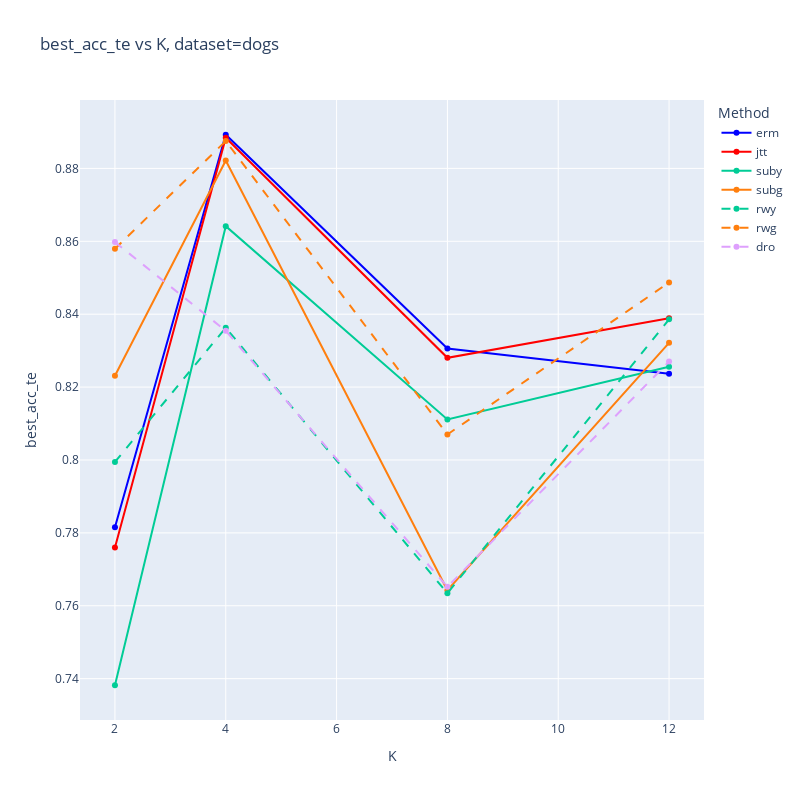
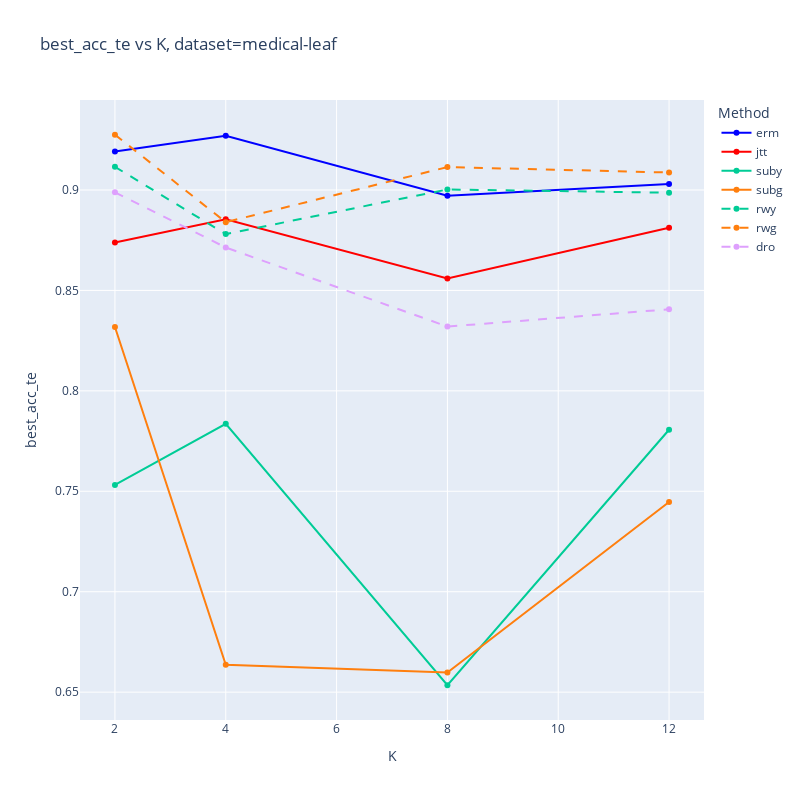
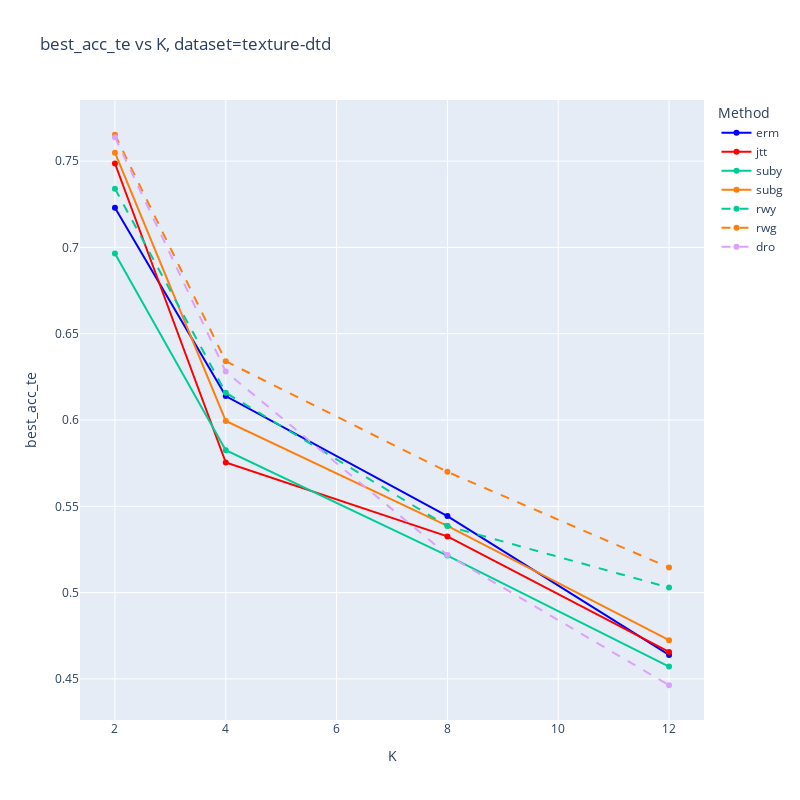
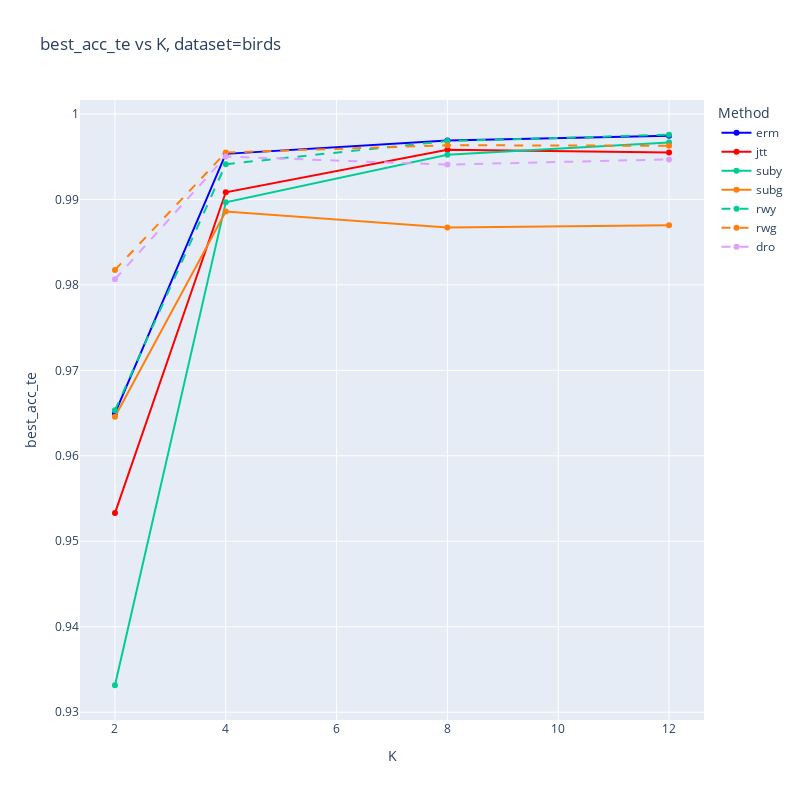

Notebook code cell kept with these figures, in order:
### Code cell
x_axis = 'K'
y_axis = 'best_acc_te' #'mean_grp_acc_te'
for dataset_name in DATASETS.values():
    plot_graph(df_fix_mu, x_axis, y_axis, dataset_name,error_bars=ERROR_BARS, normalize=NORMALIZE)

### Figure 1 — Plotly figure (JSON) as saved in the notebook; plotly's stock layout.template omitted (floating-point values rounded to 4 significant figures)
{"data": [{"line": {"color": "blue", "dash": "solid"}, "mode": "lines+markers", "name": "erm", "type": "scatter", "x": [2, 4, 8, 12], "y": [0.7815, 0.8892, 0.8306, 0.8236]}, {"line": {"color": "red", "dash": "solid"}, "mode": "lines+markers", "name": "jtt", "type": "scatter", "x": [2, 4, 8, 12], "y": [0.776, 0.8884, 0.828, 0.8389]}, {"line": {"color": "#00CC96", "dash": "solid"}, "mode": "lines+markers", "name": "suby", "type": "scatter", "x": [2, 4, 8, 12], "y": [0.7382, 0.8641, 0.8111, 0.8256]}, {"line": {"color": "#ff7f0e", "dash": "solid"}, "mode": "lines+markers", "name": "subg", "type": "scatter", "x": [2, 4, 8, 12], "y": [0.8231, 0.8822, 0.7643, 0.8321]}, {"line": {"color": "#00CC96", "dash": "dash"}, "mode": "lines+markers", "name": "rwy", "type": "scatter", "x": [2, 4, 8, 12], "y": [0.7995, 0.8363, 0.7634, 0.8386]}, {"line": {"color": "#ff7f0e", "dash": "dash"}, "mode": "lines+markers", "name": "rwg", "type": "scatter", "x": [2, 4, 8, 12], "y": [0.858, 0.8875, 0.807, 0.8487]}, {"line": {"color": "#DEA0FD", "dash": "dash"}, "mode": "lines+markers", "name": "dro", "type": "scatter", "x": [2, 4, 8, 12], "y": [0.8598, 0.8354, 0.7652, 0.827]}], "layout": {"height": 800, "legend": {"title": {"text": "Method"}}, "title": {"text": "best_acc_te vs K, dataset=dogs"}, "width": 800, "xaxis": {"title": {"text": "K"}}, "yaxis": {"title": {"text": "best_acc_te"}}}}

### Figure 2 — Plotly figure (JSON) as saved in the notebook; plotly's stock layout.template omitted (floating-point values rounded to 4 significant figures)
{"data": [{"line": {"color": "blue", "dash": "solid"}, "mode": "lines+markers", "name": "erm", "type": "scatter", "x": [2, 4, 8, 12], "y": [0.9192, 0.927, 0.8971, 0.903]}, {"line": {"color": "red", "dash": "solid"}, "mode": "lines+markers", "name": "jtt", "type": "scatter", "x": [2, 4, 8, 12], "y": [0.8739, 0.8854, 0.8559, 0.8812]}, {"line": {"color": "#00CC96", "dash": "solid"}, "mode": "lines+markers", "name": "suby", "type": "scatter", "x": [2, 4, 8, 12], "y": [0.7531, 0.7836, 0.6534, 0.7806]}, {"line": {"color": "#ff7f0e", "dash": "solid"}, "mode": "lines+markers", "name": "subg", "type": "scatter", "x": [2, 4, 8, 12], "y": [0.8318, 0.6636, 0.6598, 0.7447]}, {"line": {"color": "#00CC96", "dash": "dash"}, "mode": "lines+markers", "name": "rwy", "type": "scatter", "x": [2, 4, 8, 12], "y": [0.9115, 0.878, 0.9003, 0.8986]}, {"line": {"color": "#ff7f0e", "dash": "dash"}, "mode": "lines+markers", "name": "rwg", "type": "scatter", "x": [2, 4, 8, 12], "y": [0.9275, 0.884, 0.9114, 0.9087]}, {"line": {"color": "#DEA0FD", "dash": "dash"}, "mode": "lines+markers", "name": "dro", "type": "scatter", "x": [2, 4, 8, 12], "y": [0.8988, 0.8714, 0.832, 0.8406]}], "layout": {"height": 800, "legend": {"title": {"text": "Method"}}, "title": {"text": "best_acc_te vs K, dataset=medical-leaf"}, "width": 800, "xaxis": {"title": {"text": "K"}}, "yaxis": {"title": {"text": "best_acc_te"}}}}

### Figure 3 — Plotly figure (JSON) as saved in the notebook; plotly's stock layout.template omitted (floating-point values rounded to 4 significant figures)
{"data": [{"line": {"color": "blue", "dash": "solid"}, "mode": "lines+markers", "name": "erm", "type": "scatter", "x": [2, 4, 8, 12], "y": [0.7229, 0.6139, 0.5444, 0.4639]}, {"line": {"color": "red", "dash": "solid"}, "mode": "lines+markers", "name": "jtt", "type": "scatter", "x": [2, 4, 8, 12], "y": [0.7486, 0.5753, 0.5326, 0.4656]}, {"line": {"color": "#00CC96", "dash": "solid"}, "mode": "lines+markers", "name": "suby", "type": "scatter", "x": [2, 4, 8, 12], "y": [0.6965, 0.5825, 0.5214, 0.4572]}, {"line": {"color": "#ff7f0e", "dash": "solid"}, "mode": "lines+markers", "name": "subg", "type": "scatter", "x": [2, 4, 8, 12], "y": [0.7549, 0.5995, 0.5387, 0.4724]}, {"line": {"color": "#00CC96", "dash": "dash"}, "mode": "lines+markers", "name": "rwy", "type": "scatter", "x": [2, 4, 8, 12], "y": [0.734, 0.6158, 0.5385, 0.5029]}, {"line": {"color": "#ff7f0e", "dash": "dash"}, "mode": "lines+markers", "name": "rwg", "type": "scatter", "x": [2, 4, 8, 12], "y": [0.7653, 0.634, 0.57, 0.5145]}, {"line": {"color": "#DEA0FD", "dash": "dash"}, "mode": "lines+markers", "name": "dro", "type": "scatter", "x": [2, 4, 8, 12], "y": [0.7639, 0.628, 0.5218, 0.4463]}], "layout": {"height": 800, "legend": {"title": {"text": "Method"}}, "title": {"text": "best_acc_te vs K, dataset=texture-dtd"}, "width": 800, "xaxis": {"title": {"text": "K"}}, "yaxis": {"title": {"text": "best_acc_te"}}}}

### Figure 4 — Plotly figure (JSON) as saved in the notebook; plotly's stock layout.template omitted (floating-point values rounded to 4 significant figures)
{"data": [{"line": {"color": "blue", "dash": "solid"}, "mode": "lines+markers", "name": "erm", "type": "scatter", "x": [2, 4, 8, 12], "y": [0.965, 0.9953, 0.9969, 0.9974]}, {"line": {"color": "red", "dash": "solid"}, "mode": "lines+markers", "name": "jtt", "type": "scatter", "x": [2, 4, 8, 12], "y": [0.9533, 0.9908, 0.9958, 0.9955]}, {"line": {"color": "#00CC96", "dash": "solid"}, "mode": "lines+markers", "name": "suby", "type": "scatter", "x": [2, 4, 8, 12], "y": [0.9332, 0.9897, 0.9952, 0.9967]}, {"line": {"color": "#ff7f0e", "dash": "solid"}, "mode": "lines+markers", "name": "subg", "type": "scatter", "x": [2, 4, 8, 12], "y": [0.9646, 0.9886, 0.9867, 0.987]}, {"line": {"color": "#00CC96", "dash": "dash"}, "mode": "lines+markers", "name": "rwy", "type": "scatter", "x": [2, 4, 8, 12], "y": [0.9653, 0.9941, 0.9968, 0.9976]}, {"line": {"color": "#ff7f0e", "dash": "dash"}, "mode": "lines+markers", "name": "rwg", "type": "scatter", "x": [2, 4, 8, 12], "y": [0.9818, 0.9955, 0.9963, 0.9963]}, {"line": {"color": "#DEA0FD", "dash": "dash"}, "mode": "lines+markers", "name": "dro", "type": "scatter", "x": [2, 4, 8, 12], "y": [0.9807, 0.995, 0.9941, 0.9947]}], "layout": {"height": 800, "legend": {"title": {"text": "Method"}}, "title": {"text": "best_acc_te vs K, dataset=birds"}, "width": 800, "xaxis": {"title": {"text": "K"}}, "yaxis": {"title": {"text": "best_acc_te"}}}}
